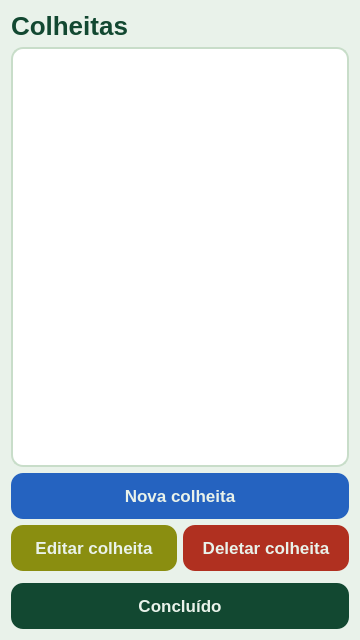
<?xml version="1.0" encoding="UTF-8"?>
<ui version="4.0">
 <class>Form</class>
 <widget class="QWidget" name="Form">
  <property name="geometry">
   <rect>
    <x>0</x>
    <y>0</y>
    <width>360</width>
    <height>640</height>
   </rect>
  </property>
  <property name="minimumSize">
   <size>
    <width>360</width>
    <height>640</height>
   </size>
  </property>
  <property name="maximumSize">
   <size>
    <width>360</width>
    <height>640</height>
   </size>
  </property>
  <property name="windowTitle">
   <string>Form</string>
  </property>
  <property name="styleSheet">
   <string notr="true">QWidget { background-color: #E9F2EA; font-family: &quot;Roboto Flex&quot;; }
QPushButton { background-color: #124831; color: #E9F2EA; font-family: &quot;Roboto Flex&quot;; font-weight: 700; font-size: 17px; border-radius: 12px; padding: 13px; border: none; }
QPushButton:hover { background-color: #0a3020; }
QPushButton#new_harvest_button { background-color: #2563C0; }
QPushButton#update_harvest_button { background-color: #8a8e10; margin-bottom: 0px; }
QPushButton#delete_harvest_button { background-color: #b03020; margin-bottom: 0px; }
QLabel#main_label { font-family: &quot;Roboto Flex&quot;; font-weight: 800; font-size: 26px; color: #124831; }
QListWidget { background-color: #FFFFFF; border: 1.5px solid #c8ddc9; border-radius: 12px; font-size: 14px; padding: 4px; }
QListWidget::item { padding: 10px 8px; border-bottom: 1px solid #e8f0e9; }
QListWidget::item:selected { background-color: #D6E6D4; color: #124831; border-radius: 8px; }</string>
  </property>
  <layout class="QVBoxLayout" name="verticalLayout_2">
   <item>
    <widget class="QLabel" name="main_label">
     <property name="text">
      <string>Colheitas</string>
     </property>
    </widget>
   </item>
   <item>
    <widget class="QListWidget" name="harvest_listwidget"/>
   </item>
   <item>
    <widget class="QPushButton" name="new_harvest_button">
     <property name="text">
      <string>Nova colheita</string>
     </property>
    </widget>
   </item>
   <item>
    <layout class="QHBoxLayout" name="horizontalLayout">
     <item>
      <widget class="QPushButton" name="update_harvest_button">
       <property name="text">
        <string>Editar colheita</string>
       </property>
      </widget>
     </item>
     <item>
      <widget class="QPushButton" name="delete_harvest_button">
       <property name="text">
        <string>Deletar colheita</string>
       </property>
      </widget>
     </item>
    </layout>
   </item>
   <item>
    <widget class="Line" name="line">
     <property name="orientation">
      <enum>Qt::Orientation::Vertical</enum>
     </property>
    </widget>
   </item>
   <item>
    <layout class="QVBoxLayout" name="verticalLayout">
     <item>
      <widget class="QPushButton" name="done_button">
       <property name="text">
        <string>Concluído</string>
       </property>
      </widget>
     </item>
    </layout>
   </item>
  </layout>
 </widget>
 <resources/>
 <connections/>
</ui>
